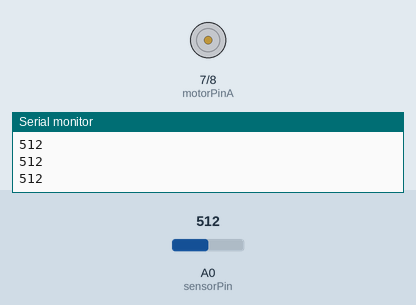
Simulated run of this sketch. Board: Arduino Uno, built with avr-gcc and run on an emulated ATmega328P. Shown: motor-driver pin pairs drawn as motors (green arrow = first pin HIGH = forward, orange = second pin HIGH = backward, longer = more drive, scaled by the enable pin), the last lines printed to the serial monitor. The inputs (shaded band) are chosen by the test bench; at power-on: A0 (sensorPin) = 512.

Above: at 1.2 s.
1.3 s: A0 (sensorPin) set to 641
2.8 s: A0 (sensorPin) set to 651
At 3.4 s:
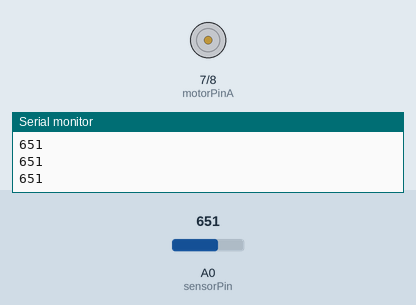
4.3 s: A0 (sensorPin) set to 511
5.8 s: A0 (sensorPin) set to 660
At 6.7 s:
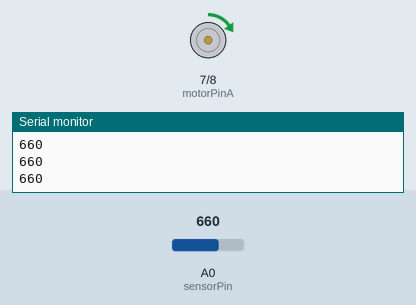
7.3 s: A0 (sensorPin) set to 640
At 7.59 s:
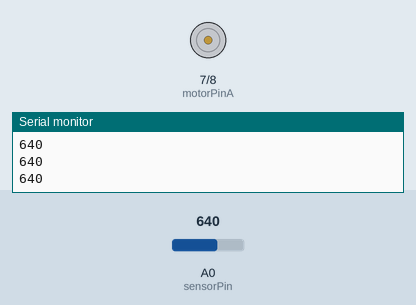
8.8 s: A0 (sensorPin) set to 1023
At 10.2 s:
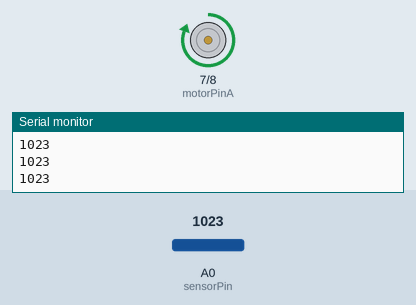
Timing chart, 0 to 11.3 s (numbered marks = the images above; inputs shaded):
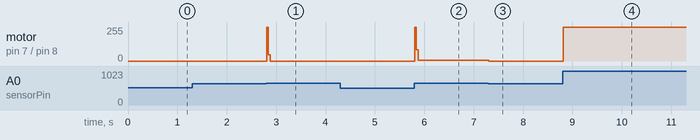

Measured:
- after the input at 2.8 s, motor on pin 7 (motorPinA) / pin 8 (motorPinB): stopped → forward 255/255 at once, → forward 47/255 0.03 s later, → stopped 0.04 s later
- after the input at 5.8 s, motor on pin 7 (motorPinA) / pin 8 (motorPinB): stopped → forward 6/255 at once
- after the input at 7.3 s, motor on pin 7 (motorPinA) / pin 8 (motorPinB): forward 6/255 → stopped at once
- after the input at 8.8 s, motor on pin 7 (motorPinA) / pin 8 (motorPinB): stopped → forward 255/255 at once

The sketch:

H-bridge.ino
```cpp
int sensorPin = A0;
int sensorValue;
int motorSpeed;
int enable = 9;  // PWM pin
int motorPinA = 7;
int motorPinB = 8;

void setup() {
  Serial.begin(9600);
  pinMode(enable, OUTPUT);
  pinMode(motorPinA, OUTPUT);
  pinMode(motorPinB, OUTPUT);
}

void loop() {
  sensorValue = analogRead(sensorPin);
  Serial.println(sensorValue);

  if (sensorValue > 650) {
    motorSpeed = map(sensorValue, 651, 1023, 0, 255);
    forward(motorSpeed);
  }

  if (sensorValue < 350) {
    motorSpeed = map(sensorValue, 0, 349, 0, 255);
    reverse(motorSpeed);
  }

  if (sensorValue > 350 && sensorValue < 650) {
    brake();
  }

}

void forward(int s) {
  digitalWrite(enable, LOW);
  digitalWrite(motorPinA, HIGH);
  digitalWrite(motorPinB, LOW);
  analogWrite(enable, s);

}


void reverse(int s) {
  digitalWrite(enable, LOW);
  digitalWrite(motorPinA, LOW);
  digitalWrite(motorPinB, HIGH);
  analogWrite(enable, s);

}

void brake() {
  digitalWrite(enable, LOW);
  digitalWrite(motorPinA, LOW);
  digitalWrite(motorPinB, LOW);
  digitalWrite(enable, HIGH);

}
```
